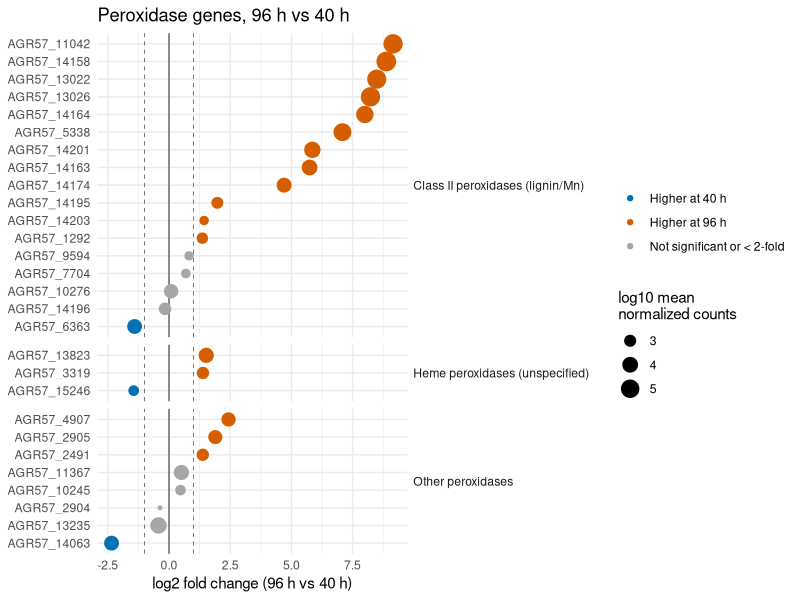

Reproduce this figure in R.
library(ggplot2)
m <- read.csv("results/deseq2/peroxidase_genes_results.csv")
m$group <- factor(m$group, levels = c("classII_lignin_mn", "heme_other", "other_peroxidases"),
                  labels = c("Class II peroxidases (lignin/Mn)", "Heme peroxidases (unspecified)", "Other peroxidases"))
m <- m[order(m$group, m$log2FoldChange), ]
m$gene <- factor(m$gene, levels = m$gene)
m$class <- "Not significant or < 2-fold"
m$class[!is.na(m$padj) & m$padj < 0.05 & m$log2FoldChange >= 1] <- "Higher at 96 h"
m$class[!is.na(m$padj) & m$padj < 0.05 & m$log2FoldChange <= -1] <- "Higher at 40 h"
p <- ggplot(m, aes(log2FoldChange, gene, color = class, size = log10(baseMean))) +
  geom_vline(xintercept = 0, color = "grey40") +
  geom_vline(xintercept = c(-1, 1), linetype = "dashed", color = "grey40", linewidth = 0.3) +
  geom_point() +
  facet_grid(group ~ ., scales = "free_y", space = "free_y") +
  scale_color_manual(values = c("Higher at 96 h" = "#D55E00", "Higher at 40 h" = "#0072B2",
                                "Not significant or < 2-fold" = "grey65")) +
  labs(x = "log2 fold change (96 h vs 40 h)", y = NULL, color = NULL,
       size = "log10 mean\nnormalized counts", title = "Peroxidase genes, 96 h vs 40 h") +
  theme_minimal(base_size = 11) +
  theme(strip.text.y = element_text(angle = 0, hjust = 0))
ggsave("results/deseq2/peroxidase_validation.png", p, width = 7.5, height = 7.5, dpi = 200)
